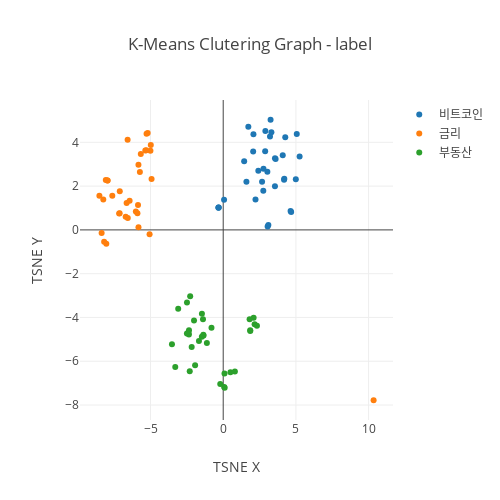

The notebook cell saved with this chart:
### Code cell
dc.set_plotly()
dc.get_kmeans_graph(df_result, "label")
